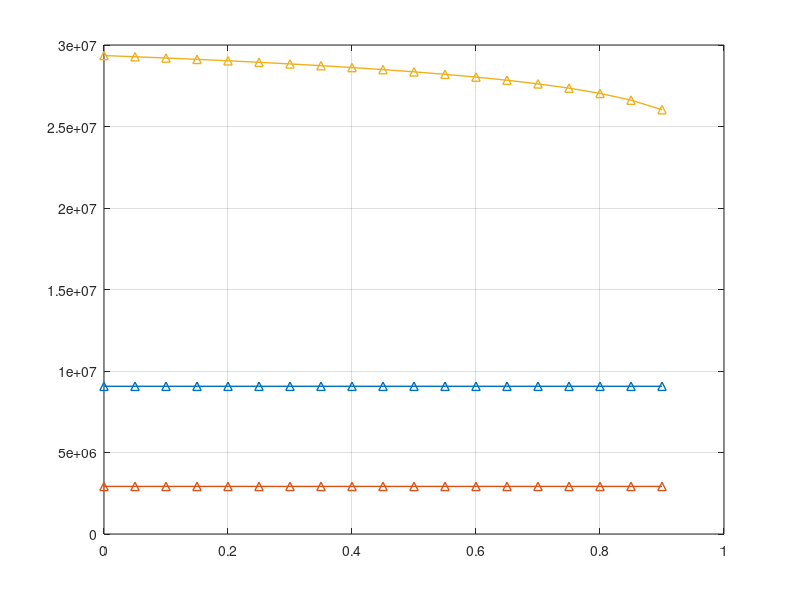
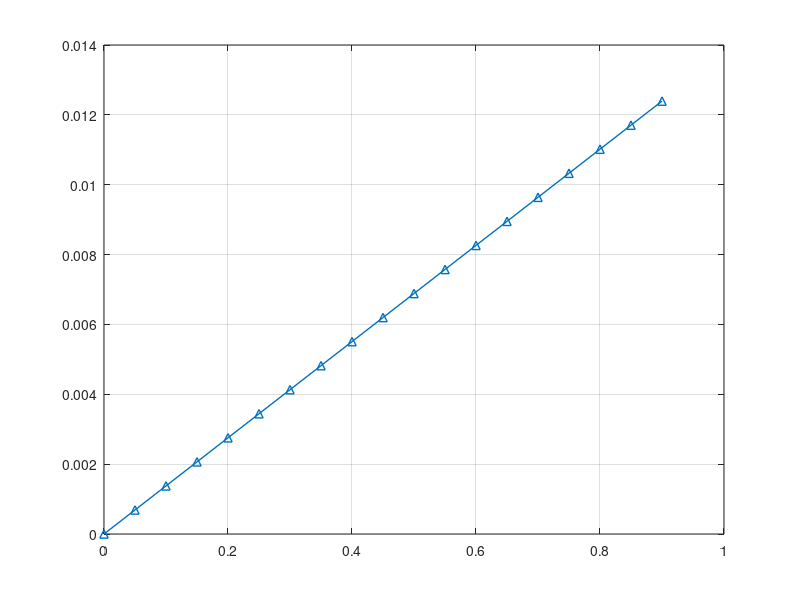

The MATLAB source for these figures, in order:
clc;
clear all
close all

% Ground Distances from UAV in meters
g_d1 = 100;
g_d2 = 500;
g_d3 = 800;

% BSs Heights
h_BS1 = 40;
h_BS2 = 50;
h_BS3 = 30;

% UAV height in meters
height_UAV = 45;

% Los Distance between BS and UAV
LoS_Dis_UAV_BS1 = sqrt(g_d1^2 + (abs(height_UAV-h_BS1))^2);
LoS_Dis_UAV_BS2 = sqrt(g_d2^2 + (abs(height_UAV-h_BS2))^2);
LoS_Dis_UAV_BS3 = sqrt(g_d3^2 + (abs(height_UAV-h_BS3))^2);

% Angle

angle_UAV_BS1 = asin((abs(height_UAV-h_BS1))/LoS_Dis_UAV_BS1);
angle_UAV_BS2 = asin((abs(height_UAV-h_BS2))/LoS_Dis_UAV_BS2);
angle_UAV_BS3 = asin((abs(height_UAV-h_BS3))/LoS_Dis_UAV_BS3);

% Angle-depend rician factor for Users and BSs
A1 = 1;
A2 = (log(db2pow(60)/A1))/(pi/2);

K_UAV_BS1 = A1*exp(A2*angle_UAV_BS1);
K_UAV_BS2 = A1*exp(A2*angle_UAV_BS2);
K_UAV_BS3 = A1*exp(A2*angle_UAV_BS3);

% Rician Fading for Users and BSs

N = 10^5;
g = sqrt(1/2)*(randn(1,N)+1i*randn(1,N));

g_UAV_BS1 = sqrt(K_UAV_BS1/(1+K_UAV_BS1))*g + sqrt(1/(1+K_UAV_BS1))*g;
g_UAV_BS2 = sqrt(K_UAV_BS2/(1+K_UAV_BS2))*g + sqrt(1/(1+K_UAV_BS2))*g;
g_UAV_BS3 = sqrt(K_UAV_BS3/(1+K_UAV_BS3))*g + sqrt(1/(1+K_UAV_BS3))*g;

% Avarage Channel Power Gain

% Assume Path Loss Componet = 4
% Assume Average Channel Power Gain = -60dB

eta = 4;    % Path Loss Component
b0 = db2pow(0);  % Average channel power gain at a reference deistance d0 = 1m


% Rician fading for UAVs and Users

chPow_UAV_BS1 = b0*((LoS_Dis_UAV_BS1)^(-eta));
chPow_UAV_BS2 = b0*((LoS_Dis_UAV_BS2)^(-eta));
chPow_UAV_BS3 = b0*((LoS_Dis_UAV_BS3)^(-eta));

% Channel Coefficeint

h_UAV_BS1 = sqrt(chPow_UAV_BS1)*g_UAV_BS1;
h_UAV_BS2 = sqrt(chPow_UAV_BS2)*g_UAV_BS2;
h_UAV_BS3 = sqrt(chPow_UAV_BS3)*g_UAV_BS3;

abs_h_UAV_BS1 = (abs(h_UAV_BS1)).^2;
abs_h_UAV_BS2 = (abs(h_UAV_BS2)).^2;
abs_h_UAV_BS3 = (abs(h_UAV_BS3)).^2;

Pt = 60;     %in dB
pt = db2pow(Pt);	%in linear scale

B = 10^6;
No = -174 + 10*log10(B);
no = (10^-3)*db2pow(No);

eff = 0.7;  %power harvesting efficiency

sigma = 0:0.05:0.9;

for u = 1:length(sigma)
    % By Channel Power
    C1 = B*log2(1 + (1-sigma(u))*pt.*abs_h_UAV_BS1./(no + (1-sigma(u))*pt.*(abs_h_UAV_BS2 + abs_h_UAV_BS3)));
    C1_mean(u) = mean(C1);
    
    C2 = B*log2(1 + (1-sigma(u))*pt.*abs_h_UAV_BS2./(no + (1-sigma(u))*pt.*abs_h_UAV_BS3));
    C2_mean(u) = mean(C2);
    
    C3 = B*log2(1 + (1-sigma(u))*pt.*abs_h_UAV_BS3./(no));
    C3_mean(u) = mean(C3);
    
    ph = pt*(abs_h_UAV_BS1).*sigma(u)*eff;
    ph_mean(u) = mean(ph);

end

figure;
plot(sigma,C1_mean,'-^','linewidth',1); hold on; grid on;
plot(sigma,C2_mean,'-^','linewidth',1);
plot(sigma,C3_mean,'-^','linewidth',1);

figure;
plot(sigma,ph_mean,'-^','linewidth',1); hold on; grid on;

